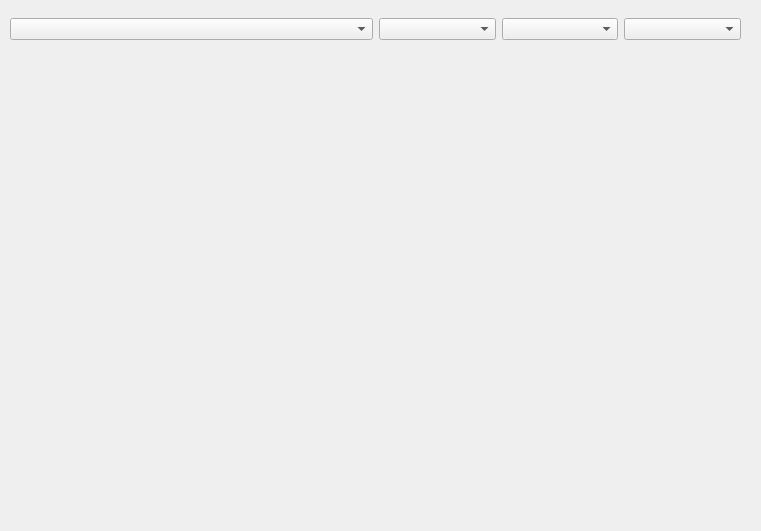
<?xml version="1.0" encoding="UTF-8"?>
<ui version="4.0">
 <class>Frame</class>
 <widget class="QFrame" name="Frame">
  <property name="geometry">
   <rect>
    <x>0</x>
    <y>0</y>
    <width>761</width>
    <height>531</height>
   </rect>
  </property>
  <property name="windowTitle">
   <string>Frame</string>
  </property>
  <widget class="QWidget" name="widget" native="true">
   <property name="geometry">
    <rect>
     <x>10</x>
     <y>50</y>
     <width>731</width>
     <height>461</height>
    </rect>
   </property>
  </widget>
  <widget class="QWidget" name="layoutWidget">
   <property name="geometry">
    <rect>
     <x>10</x>
     <y>10</y>
     <width>731</width>
     <height>38</height>
    </rect>
   </property>
   <layout class="QHBoxLayout" name="horizontalLayout_6">
    <item>
     <widget class="QComboBox" name="c_box_file_3"/>
    </item>
    <item>
     <layout class="QHBoxLayout" name="horizontalLayout_7">
      <item>
       <widget class="QComboBox" name="c_box_a1_3"/>
      </item>
      <item>
       <widget class="QComboBox" name="c_box_a2_3"/>
      </item>
      <item>
       <widget class="QComboBox" name="c_box_pol_3"/>
      </item>
     </layout>
    </item>
   </layout>
  </widget>
 </widget>
 <resources/>
 <connections/>
</ui>
